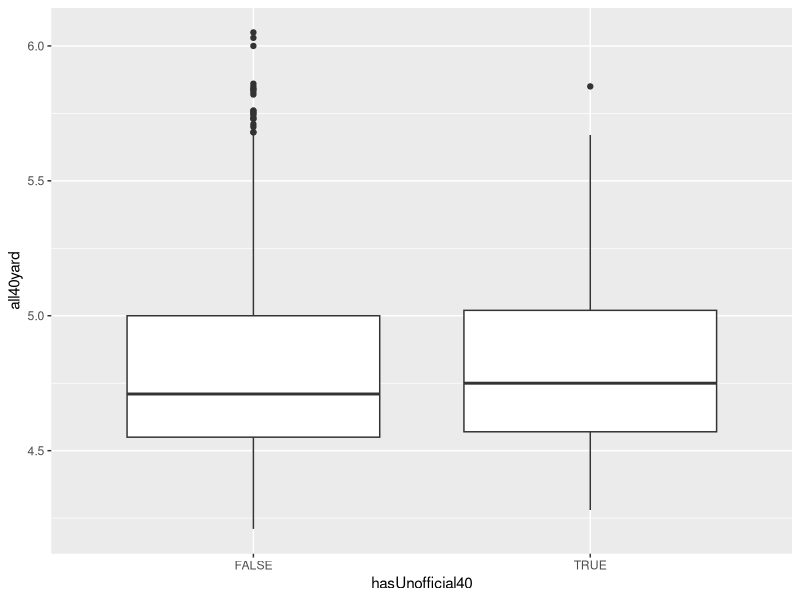

Here is the R script that generated this plot:
# R script for getting data from the NFL combine data website and generating an R data frame

setwd("~/physexlab/NFLcombineData")

library(XML)
library(plyr)
library(dplyr)
library(ggplot2)

#This code reads in the data from the website, converts to a dataframe and exports to CSV
# theurl <- "http://nflcombineresults.com/nflcombinedata.php?year=all&pos=&college="
# raw <- readHTMLTable(theurl)
# nfldata <- ldply(raw, data.frame)
# rm(raw)
# write.csv(nfldata, file = "data.csv")
# rm(nfldata)

#Read in the data from the csv file
nfldata<-read.csv("data.csv")
nfldata$X40_Yard <- as.character(nfldata$X40_Yard)

# This code creates an "official40" variable that is a number that represents an officially recorded 40 yard sprint time, and returns NA for anyone with an unofficial time
nfldata$official40yard<-as.numeric(sub("*","", nfldata$X40_Yard))

#Logical variable that is TRUE if the player has an unoffical 40
nfldata$hasUnofficial40 <- is.na(nfldata$official40)

# Function to get the last n characters from a string x
substrRight <- function(x, n){
  substr(x, nchar(x)-n+1, nchar(x))
}

# Uses the above function to get sprint
nfldata$all40yard <- substrRight(nfldata$X40_Yard,4)
nfldata$all40yard<-as.numeric(nfldata$all40yard)

# Creates the Unofficial40yard numeric variable conditional on whether their test was unofficial 
nfldata$Unofficial40yard <- ifelse(nfldata$hasUnofficial40 == "TRUE", 
                                   nfldata$Unofficial40yard <- nfldata$all40yard,
                                   nfldata$Unofficial40yard <- "NA"
                                   )

write.csv(nfldata, file = "data_cleaned.csv")

qplot(hasUnofficial40, all40yard, data = nfldata, geom="boxplot")
t.test(nfldata$all40yard~nfldata$hasUnofficial40)

nfldata %>% group_by(POS) %>% summarise(mean(VertLeap_in, na.rm=TRUE))
